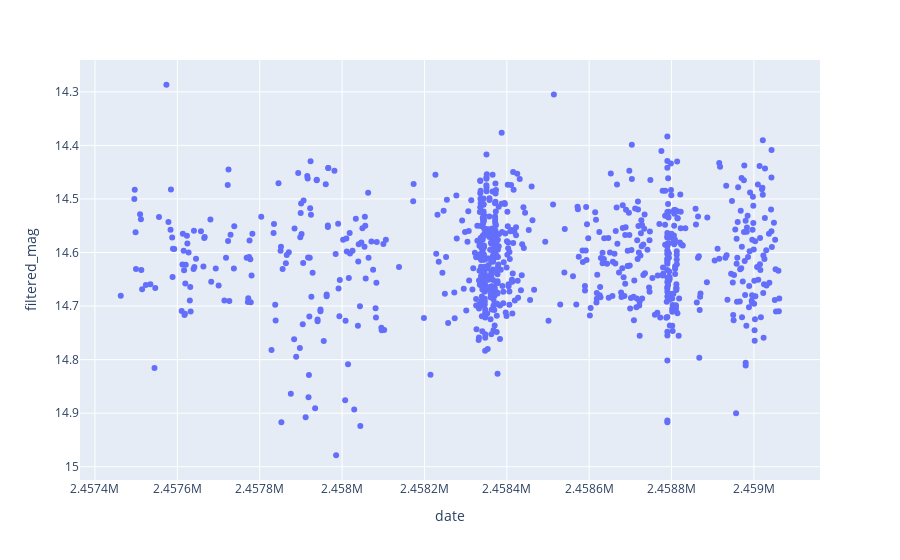

The cell this chart's notebook holds for it:
### Code cell
mag_range=mag_range_sel.value
mag_data=i_data[(i_data['filtered_mag'] > mag_range[0]) & (i_data['filtered_mag'] < mag_range[1])]

#plot lightcurve
fig1=px.scatter(mag_data,x=mag_data.date,y=mag_data.filtered_mag)
fig1['layout']['yaxis']['autorange'] = "reversed"
iplot(fig1)

### Figure 1 — Plotly figure (JSON) as saved in the notebook; plotly's stock layout.template omitted (floating-point values rounded to 4 significant figures; data arrays with more than 128 entries replaced by an {"elided": "..."} marker saying what was removed)
{"data": [{"hovertemplate": "date=%{x}<br>filtered_mag=%{y}<extra></extra>", "legendgroup": "", "marker": {"color": "#636efa", "symbol": "circle"}, "mode": "markers", "name": "", "orientation": "v", "showlegend": false, "type": "scatter", "x": {"elided": "830 float values"}, "xaxis": "x", "y": {"elided": "830 float values"}, "yaxis": "y"}], "layout": {"legend": {"tracegroupgap": 0}, "margin": {"t": 60}, "xaxis": {"anchor": "y", "domain": [0, 1], "title": {"text": "date"}}, "yaxis": {"anchor": "x", "autorange": "reversed", "domain": [0, 1], "title": {"text": "filtered_mag"}}}}
